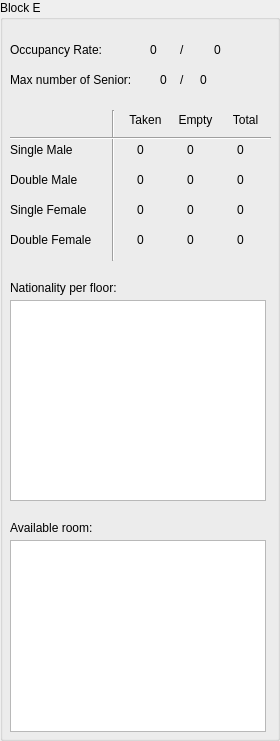
       <widget class="QGroupBox" name="E">
        <property name="title">
         <string>Block E</string>
        </property>
        <widget class="QLabel" name="txt_dm_taken_e">
         <property name="geometry">
          <rect>
           <x>130</x>
           <y>170</y>
           <width>21</width>
           <height>20</height>
          </rect>
         </property>
         <property name="text">
          <string>0</string>
         </property>
         <property name="alignment">
          <set>Qt::AlignCenter</set>
         </property>
        </widget>
        <widget class="QLabel" name="label_17">
         <property name="geometry">
          <rect>
           <x>10</x>
           <y>40</y>
           <width>101</width>
           <height>20</height>
          </rect>
         </property>
         <property name="text">
          <string>Occupancy Rate:</string>
         </property>
        </widget>
        <widget class="QLabel" name="label_18">
         <property name="geometry">
          <rect>
           <x>10</x>
           <y>230</y>
           <width>111</width>
           <height>20</height>
          </rect>
         </property>
         <property name="text">
          <string>Double Female </string>
         </property>
        </widget>
        <widget class="QLabel" name="txt_sm_emp_e">
         <property name="geometry">
          <rect>
           <x>180</x>
           <y>140</y>
           <width>21</width>
           <height>20</height>
          </rect>
         </property>
         <property name="text">
          <string>0</string>
         </property>
         <property name="alignment">
          <set>Qt::AlignCenter</set>
         </property>
        </widget>
        <widget class="QLabel" name="label_28">
         <property name="geometry">
          <rect>
           <x>180</x>
           <y>40</y>
           <width>21</width>
           <height>20</height>
          </rect>
         </property>
         <property name="text">
          <string>/</string>
         </property>
        </widget>
        <widget class="QLabel" name="txt_dm_total_e">
         <property name="geometry">
          <rect>
           <x>230</x>
           <y>170</y>
           <width>21</width>
           <height>20</height>
          </rect>
         </property>
         <property name="text">
          <string>0</string>
         </property>
         <property name="alignment">
          <set>Qt::AlignCenter</set>
         </property>
        </widget>
        <widget class="QLabel" name="txt_sm_taken_e">
         <property name="geometry">
          <rect>
           <x>130</x>
           <y>140</y>
           <width>21</width>
           <height>20</height>
          </rect>
         </property>
         <property name="text">
          <string>0</string>
         </property>
         <property name="alignment">
          <set>Qt::AlignCenter</set>
         </property>
        </widget>
        <widget class="QLabel" name="txt_df_total_e">
         <property name="geometry">
          <rect>
           <x>230</x>
           <y>230</y>
           <width>21</width>
           <height>20</height>
          </rect>
         </property>
         <property name="text">
          <string>0</string>
         </property>
         <property name="alignment">
          <set>Qt::AlignCenter</set>
         </property>
        </widget>
        <widget class="QLabel" name="label_19">
         <property name="geometry">
          <rect>
           <x>120</x>
           <y>110</y>
           <width>51</width>
           <height>20</height>
          </rect>
         </property>
         <property name="text">
          <string>Taken</string>
         </property>
         <property name="alignment">
          <set>Qt::AlignCenter</set>
         </property>
        </widget>
        <widget class="Line" name="line_5">
         <property name="geometry">
          <rect>
           <x>103</x>
           <y>110</y>
           <width>20</width>
           <height>151</height>
          </rect>
         </property>
         <property name="orientation">
          <enum>Qt::Vertical</enum>
         </property>
        </widget>
        <widget class="QLabel" name="label_20">
         <property name="geometry">
          <rect>
           <x>170</x>
           <y>110</y>
           <width>51</width>
           <height>20</height>
          </rect>
         </property>
         <property name="text">
          <string>Empty</string>
         </property>
         <property name="alignment">
          <set>Qt::AlignCenter</set>
         </property>
        </widget>
        <widget class="QLabel" name="txt_sm_total_e">
         <property name="geometry">
          <rect>
           <x>230</x>
           <y>140</y>
           <width>21</width>
           <height>20</height>
          </rect>
         </property>
         <property name="text">
          <string>0</string>
         </property>
         <property name="alignment">
          <set>Qt::AlignCenter</set>
         </property>
        </widget>
        <widget class="QLabel" name="txt_dm_emp_e">
         <property name="geometry">
          <rect>
           <x>180</x>
           <y>170</y>
           <width>21</width>
           <height>20</height>
          </rect>
         </property>
         <property name="text">
          <string>0</string>
         </property>
         <property name="alignment">
          <set>Qt::AlignCenter</set>
         </property>
        </widget>
        <widget class="QLabel" name="label_21">
         <property name="geometry">
          <rect>
           <x>10</x>
           <y>170</y>
           <width>91</width>
           <height>20</height>
          </rect>
         </property>
         <property name="text">
          <string>Double Male </string>
         </property>
        </widget>
        <widget class="Line" name="line_6">
         <property name="geometry">
          <rect>
           <x>10</x>
           <y>130</y>
           <width>261</width>
           <height>16</height>
          </rect>
         </property>
         <property name="orientation">
          <enum>Qt::Horizontal</enum>
         </property>
        </widget>
        <widget class="QLabel" name="label_29">
         <property name="geometry">
          <rect>
           <x>220</x>
           <y>110</y>
           <width>51</width>
           <height>20</height>
          </rect>
         </property>
         <property name="text">
          <string>Total</string>
         </property>
         <property name="alignment">
          <set>Qt::AlignCenter</set>
         </property>
        </widget>
        <widget class="QLabel" name="label_30">
         <property name="geometry">
          <rect>
           <x>10</x>
           <y>520</y>
           <width>121</width>
           <height>16</height>
          </rect>
         </property>
         <property name="text">
          <string>Available room:</string>
         </property>
        </widget>
        <widget class="QLabel" name="txt_df_emp_e">
         <property name="geometry">
          <rect>
           <x>180</x>
           <y>230</y>
           <width>21</width>
           <height>20</height>
          </rect>
         </property>
         <property name="text">
          <string>0</string>
         </property>
         <property name="alignment">
          <set>Qt::AlignCenter</set>
         </property>
        </widget>
        <widget class="QLabel" name="label_31">
         <property name="geometry">
          <rect>
           <x>10</x>
           <y>280</y>
           <width>141</width>
           <height>16</height>
          </rect>
         </property>
         <property name="text">
          <string>Nationality per floor:</string>
         </property>
        </widget>
        <widget class="QTextBrowser" name="txt_availableroom_e">
         <property name="geometry">
          <rect>
           <x>10</x>
           <y>540</y>
           <width>256</width>
           <height>192</height>
          </rect>
         </property>
        </widget>
        <widget class="QLabel" name="txt_occ_e">
         <property name="geometry">
          <rect>
           <x>150</x>
           <y>40</y>
           <width>21</width>
           <height>20</height>
          </rect>
         </property>
         <property name="text">
          <string>0</string>
         </property>
        </widget>
        <widget class="QLabel" name="txt_sf_taken_e">
         <property name="geometry">
          <rect>
           <x>130</x>
           <y>200</y>
           <width>21</width>
           <height>20</height>
          </rect>
         </property>
         <property name="text">
          <string>0</string>
         </property>
         <property name="alignment">
          <set>Qt::AlignCenter</set>
         </property>
        </widget>
        <widget class="QLabel" name="label_32">
         <property name="geometry">
          <rect>
           <x>10</x>
           <y>200</y>
           <width>111</width>
           <height>20</height>
          </rect>
         </property>
         <property name="text">
          <string>Single Female </string>
         </property>
        </widget>
        <widget class="QLabel" name="txt_df_taken_e">
         <property name="geometry">
          <rect>
           <x>130</x>
           <y>230</y>
           <width>21</width>
           <height>20</height>
          </rect>
         </property>
         <property name="text">
          <string>0</string>
         </property>
         <property name="alignment">
          <set>Qt::AlignCenter</set>
         </property>
        </widget>
        <widget class="QLabel" name="label_33">
         <property name="geometry">
          <rect>
           <x>10</x>
           <y>140</y>
           <width>111</width>
           <height>20</height>
          </rect>
         </property>
         <property name="text">
          <string>Single Male </string>
         </property>
        </widget>
        <widget class="QLabel" name="txt_sf_emp_e">
         <property name="geometry">
          <rect>
           <x>180</x>
           <y>200</y>
           <width>21</width>
           <height>20</height>
          </rect>
         </property>
         <property name="text">
          <string>0</string>
         </property>
         <property name="alignment">
          <set>Qt::AlignCenter</set>
         </property>
        </widget>
        <widget class="QLabel" name="txt_total_e">
         <property name="geometry">
          <rect>
           <x>214</x>
           <y>40</y>
           <width>41</width>
           <height>20</height>
          </rect>
         </property>
         <property name="text">
          <string>0</string>
         </property>
        </widget>
        <widget class="QTextBrowser" name="txt_natperfloor_e">
         <property name="geometry">
          <rect>
           <x>10</x>
           <y>300</y>
           <width>256</width>
           <height>201</height>
          </rect>
         </property>
        </widget>
        <widget class="QLabel" name="txt_sf_total_e">
         <property name="geometry">
          <rect>
           <x>230</x>
           <y>200</y>
           <width>21</width>
           <height>20</height>
          </rect>
         </property>
         <property name="text">
          <string>0</string>
         </property>
         <property name="alignment">
          <set>Qt::AlignCenter</set>
         </property>
        </widget>
        <widget class="QLabel" name="label_58">
         <property name="geometry">
          <rect>
           <x>10</x>
           <y>70</y>
           <width>141</width>
           <height>20</height>
          </rect>
         </property>
         <property name="text">
          <string>Max number of Senior:</string>
         </property>
        </widget>
        <widget class="QLabel" name="txt_senior_e">
         <property name="geometry">
          <rect>
           <x>200</x>
           <y>70</y>
           <width>55</width>
           <height>20</height>
          </rect>
         </property>
         <property name="text">
          <string>0</string>
         </property>
        </widget>
        <widget class="QLabel" name="label_63">
         <property name="geometry">
          <rect>
           <x>180</x>
           <y>70</y>
           <width>21</width>
           <height>20</height>
          </rect>
         </property>
         <property name="text">
          <string>/</string>
         </property>
        </widget>
        <widget class="QLabel" name="txt_csenior_e">
         <property name="geometry">
          <rect>
           <x>160</x>
           <y>70</y>
           <width>55</width>
           <height>20</height>
          </rect>
         </property>
         <property name="text">
          <string>0</string>
         </property>
        </widget>
       </widget>
